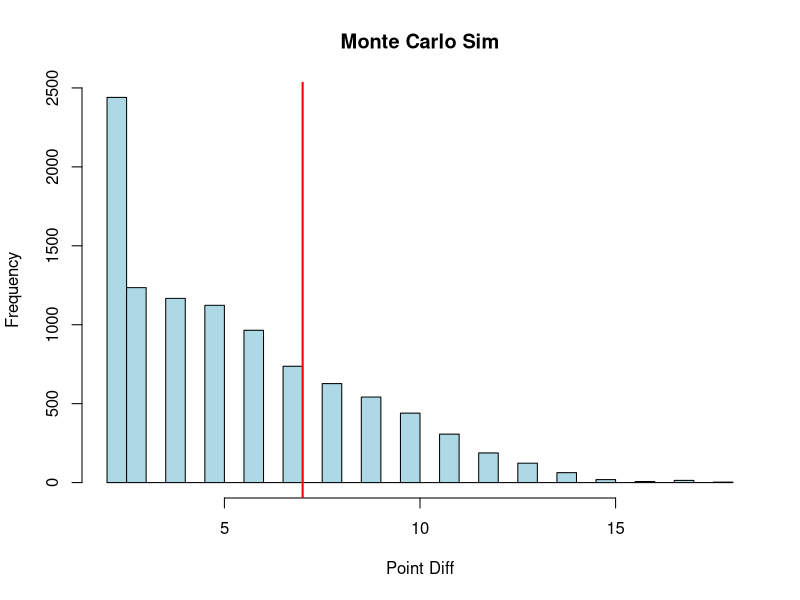
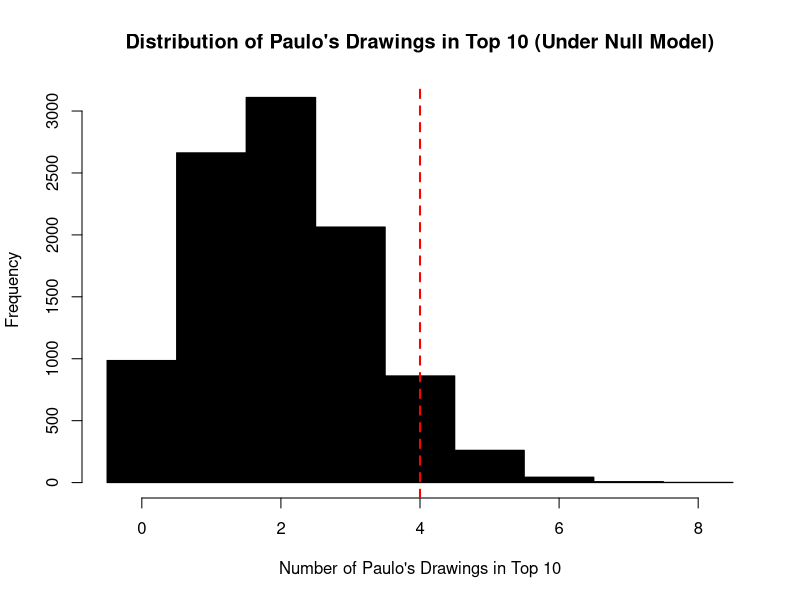
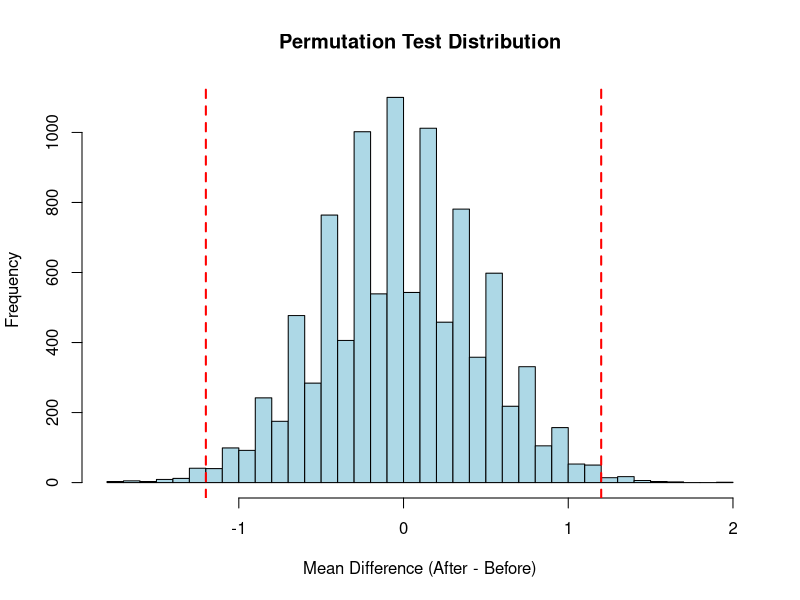

The R source for these figures, in order:
## ---- chunk 1
knitr::opts_chunk$set(echo=T,eval=T,message=F,warning=F,fig.align='center')
library(tidyverse)
## ---- chunk 2
playPingPong <- function(scoreTrigger = 21, winMargin = 2, probPlayerA = 0.5) {
  scoreA = 0
  scoreB = 0
    while (max(scoreA, scoreB) < scoreTrigger | abs(scoreA - scoreB) < winMargin) {
    if (runif(1) < probPlayerA) {
      scoreA = scoreA + 1
    } else {
      scoreB = scoreB + 1
    }
  }
    return(abs(scoreA - scoreB))
}
## ---- chunk 3
set.seed(123)  
num_simulations = 10000  
point_differences = replicate(num_simulations, playPingPong())

observed_difference = 7

p_value = mean(point_differences >= observed_difference)

p_value
hist(point_differences, breaks = 30, main = "Monte Carlo Sim",
     xlab = "Point Diff", col = "lightblue", border = "black")
abline(v = observed_difference, col = "red", lwd = 2)

## ---- chunk 4
set.seed(123)  
num_simulations = 10000  
total_drawings = 150 
paulo_drawings = 30  
top_selections = 10  

drawings = c(rep(1, paulo_drawings), rep(0, total_drawings - paulo_drawings))
# 1 represents a Paulo drawing while 0 represents other drawings
simulated_counts <- replicate(num_simulations, {
  sampled_top <- sample(drawings, top_selections, replace = FALSE)  
  sum(sampled_top)  
})

p_value = mean(simulated_counts >= 4)

p_value

if (p_value < 0.05) {
  print("There is significant evidence that Paulo's drawings were selected due to quality")
} else {
  print("The selection of Paulo's drawings could be due to chance rather than quality")
}

## ---- chunk 5
hist(simulated_counts, breaks = seq(-0.5, max(simulated_counts) + 0.5,), 
     main = "Distribution of Paulo's Drawings in Top 10 (Under Null Model)",
     xlab = "Number of Paulo's Drawings in Top 10",
     ylab = "Frequency",
     col = "black",)

abline(v = 4, col = "red", lwd = 2, lty = 2)
## ---- chunk 6
before = c(4,5,6,3,6,3,4,5,5,4,4,6,4,6,3,4,2,2,0,7,5,8,4,5,1,4,4,8,2,3)
after  = c(3,2,4,3,7,5,5,2,2,4,1,2,2,0,1,5,6,3,2,3,1,3,1,3,4,2,2,6,3,4)
## ---- chunk 7
set.seed(123)
obs_diff = mean(after) - mean(before)
num_simulations = 10000
combined_data = c(before, after)
perm_diffs = replicate(num_simulations, {
  permuted = sample(combined_data)  
  new_before = permuted[1:length(before)]  
  new_after = permuted[(length(before) + 1):length(combined_data)]  
  mean(new_after) - mean(new_before)  
})

p_value = mean(abs(perm_diffs) >= abs(obs_diff))

obs_diff
p_value

hist(perm_diffs, breaks = 30, col = "lightblue", main = "Permutation Test Distribution",
     xlab = "Mean Difference (After - Before)", ylab = "Frequency")
abline(v = obs_diff, col = "red", lwd = 2, lty = 2)
abline(v = -obs_diff, col = "red", lwd = 2, lty = 2)

## ---- chunk 8
n_comments = 416  
p_meme = 0.10  
observed_memes = 47  

num_simulations = 1e4
simulated_memes = rbinom(num_simulations, size = n_comments, prob = p_meme)
p_value = mean(simulated_memes >= observed_memes)
p_value
